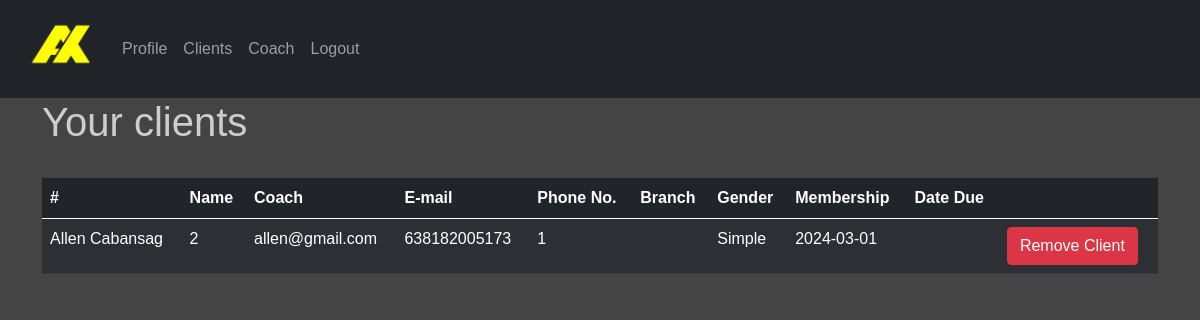
Page /coach/index.php (signed in) on the committed database.
### tables this page shows
Create Table `customer` (
	Customer_ID int(11) NOT NULL PRIMARY KEY auto_increment,
    Coach_ID int(11),
    Branch_ID int(11) NOT NULL,
    Customer_name varchar(100) NOT NULL,
    Customer_email varchar(100) NOT NULL,
    Customer_no varchar(100) NOT NULL,
	Customer_gender varchar(20) NOT NULL,
    Customer_plan varchar(100) NOT NULL,
	Date_due DATE NOT NULL,
    password varchar(100) NOT NULL
);

### coach/index.php (the view, shortened to what this page needs)
<?php
include('partials/menu.php');
 ?>
<div class="container">
<h1 class="white-text">Your clients</h1>
    <br>
    <table class="table table-striped table-dark">
    <thead>
        <tr>
        <th scope="col">#</th>
        <th scope="col">Name</th>
        <th scope="col">Coach</th>
        <th scope="col">E-mail</th>
        <th scope="col">Phone No.</th>
        <th scope="col">Branch</th>
        <th scope="col">Gender</th>
        <th scope="col">Membership</th>
        <th scope="col">Date Due</th>
        <th></th>
        </tr>
    </thead>
    <tbody>
        <?php
            $sql = "SELECT * FROM customer WHERE Coach_ID='" . $_SESSION['coach'] . "'";
            $res = mysqli_query($conn, $sql);
            if($res==TRUE)
            {
                $count = mysqli_num_rows($res);
                if($count>0)
                {
                    while($rows=mysqli_fetch_assoc($res))
                    {
                        $id=$rows['Customer_ID'];
                        $coach=$rows['Coach_ID'];
                        $name=$rows['Customer_name'];
                        $branch=$rows['Branch_ID'];
                        $email=$rows['Customer_email'];
                        $number=$rows['Customer_no'];
                        $gender=$rows['Customer_gender'];
                        $plan=$rows['Customer_plan'];
                        $due=$rows['Date_due'];
                        ?>
                        <tr>
                            <td><?php echo $name; ?></td>
                            <td><?php echo $coach?></td>
                            <td><?php echo $email; ?></td>
                            <td><?php echo $number; ?></td>
                            <td><?php echo $branch; ?></td>
                            <td><?php echo $gender; ?></td>
                            <td><?php echo $plan; ?></td>
                            <td><?php echo $due; ?></td>
                            <td>
                                <td><a class="btn btn-danger" href="remove-client.php?id=<?php echo $id; ?>" role="button">Remove Client</a></td>
                            </td>
                        </tr>
                        <?php
                    }
                }
                else
                {
                    echo "<h2 class='white-text'> You have no current clients </h2>";
                }
            }
        ?>
    </tbody>
    </table>
</div>
<?php
include('partials/footer.php');
 ?>

### css/admin.css (style rules this page uses)
html,body { height: 100%; font-family: 'Hind', sans-serif; font-family: 'PT Sans', sans-serif; font-family: 'Work Sans', sans-serif; background: #444444; }
.white-text { color: #e5e4e4da; }

### rows in the picture
customer: Customer_name "Allen Cabansag", Coach_ID "2", Customer_email "allen@gmail.com", Customer_no "638182005173", Branch_ID "1", Customer_plan "Simple", Date_due "2024-03-01"
